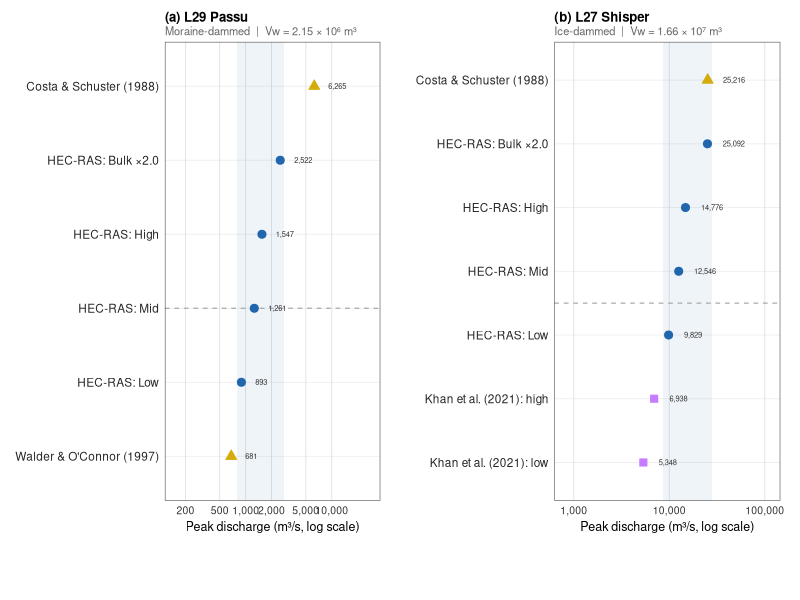
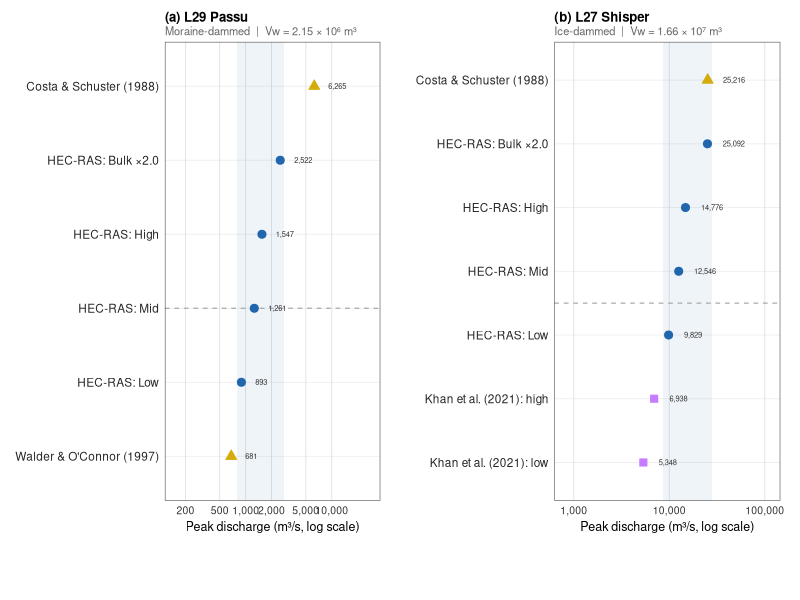

Source code (R) for these figures, in order:
# ════════════════════════════════════════════════════════════════
# 11_fig11_validation.R
# Figure 11 —  Validation Comparison
# PURPOSE: Two-panel dot plot (faceted by lake) on log-scale x-axis. Each dot is a
#          peak discharge estimate from a different source:
#          Blue circles: HEC-RAS runs (Low/Mid/High/bulk x2)
#          Gold triangles: empirical equations (Walder & O'Connor 1997, Costa & Schuster 1988)
#          Pink squares: published literature (Khan et al. 2021)
#          Shows the simulated results fall within/near the empirical envelope.
# AUTHOR:  Ismail, Sadaf — GSAIS, Kyoto University
# DATE:    2026
#
# UPDATED (2026-08-21, rev 1): supersedes 11_fig11_validation.R (moved to
# scripts/OLD/). Two problems fixed:
#
# 1. WRONG EQUATIONS. The previous version's "Empirical" points used
#    "Froehlich (1995)" and "Hagen (1982)" -- neither appears anywhere in
#    the manuscript text or reference list, and Costa & Schuster (1988)
#    was missing from the figure entirely, despite being one of the two
#    equations the manuscript's Section 4.4 / Table 5 actually describe
#    and compare against. The Walder & O'Connor coefficient used (0.0347)
#    also didn't match the manuscript's own formula (0.045). This version
#    uses exactly the two equations Table 5 reports: Walder & O'Connor
#    (1997) Q = 0.045 * V^0.66 (L29 moraine-dammed scope only) and Costa &
#    Schuster (1988) Q = 0.063 * (rho*g*V*H)^0.42 (both lakes). Computed
#    values were cross-checked against Table 5's printed Mid-scenario
#    numbers before use: Walder L29 Mid = 681 (matches), Costa L29 Mid =
#    6265 (matches), Costa L27 Mid = 25216 (matches) -- all three agree
#    with the manuscript to the reported precision.
#
# 2. BROKEN DATA SOURCE. The previous version read
#    data/processed/L29_Passu_simulation_results.csv and
#    L27_Shisper_simulation_results.csv, which were archived to
#    data/processed/OLD/ as superseded by the _VERIFIED
#    versions. The _VERIFIED per-lake files don't carry a peak-discharge
#    column at all (only depth/velocity/wetted-area -- simulated outputs,
#    not the input boundary condition). This version reads
#    data/processed/ALL_simulation_results_VERIFIED.csv instead, which
#    has peak_Q_input_m3s directly and consistent scenario naming across
#    both lakes.
#
# UPDATED (2026-08-21, rev 2): fixed a second data-source problem found
# after re-checking the rendered figure against Table 3/Table 5's printed
# numbers. ALL_simulation_results_VERIFIED.csv's peak_Q_input_m3s column
# for L29 does NOT match the values actually used to build the published
# Table 3 / Table 5 (e.g. Mid_baseline: 1258.1 in that file vs. 1,261 in
# Table 3, Table 5, and the manuscript body text at Section 4.4 -- also
# off for High: 1547.2 vs 1,547, Mid_bulk1.5: 1887.1 vs 1,892, and
# Mid_bulk2.0: 2516.1 vs 2,522). L27's values in that file happened to
# match, which is why the mismatch wasn't caught earlier -- only L29 is
# affected. data/processed/all_simulations_combined_v2.csv carries the
# values that DO match Table 3 exactly (verified row-by-row against
# figures/table03_simulation_results.csv for both lakes, all 14
# scenarios, before switching). This version reads that file instead, so
# the figure is now numerically consistent with Tables 3 and 5. Scenario
# naming differs slightly between the two source files ("Mid_bulk2.0" in
# the old source vs. "Mid_bulk20" in this one) -- scens_show and the
# case_when() label mapping below were updated to match.
# ════════════════════════════════════════════════════════════════

setwd("C:/Users/sadaf/Documents/PPR3")

library(ggplot2)
library(dplyr)
library(cowplot)
library(scales)

OUT_DIR   <- "C:/Users/sadaf/Documents/PPR3/figures"
FIG_W     <- 17.4
FIG_H     <- 9.0
FIG_DPI   <- 800   # bumped from 600 to 800 dpi for repo/publication release
BASE_SIZE <- 9   # bumped from 7 for label legibility (R4.9)

# ── 1. Load simulation results (matches Table 3 / Table 5 exactly) ──────────

sim <- read.csv("data/processed/all_simulations_combined_v2.csv")

scens_show <- c("Low", "Mid_baseline", "High", "Mid_bulk20")

make_hecras <- function(df, lake_code, lake_label) {
  df |>
    filter(lake == lake_code, scenario %in% scens_show) |>
    mutate(
      lake   = lake_label,
      Q      = peak_Q_input_m3s,
      label  = case_when(
        scenario == "Low"          ~ "HEC-RAS: Low",
        scenario == "Mid_baseline" ~ "HEC-RAS: Mid",
        scenario == "High"         ~ "HEC-RAS: High",
        scenario == "Mid_bulk20"   ~ "HEC-RAS: Bulk ×2.0"
      ),
      source = "HEC-RAS"
    )
}

hecras_l29 <- make_hecras(sim, "L29", "L29 Passu")
hecras_l27 <- make_hecras(sim, "L27", "L27 Shisper")

# ── 2. Empirical (Walder & O'Connor 1997; Costa & Schuster 1988) ────────────
# Mid-scenario volumes/heights, matching 15_volume_dam_breach_calculations.R
# and the manuscript's Table 5 exactly.

V29 <- 2154184;  H29 <- 37.5
V27 <- 16600000; H27 <- 134

q_walder <- function(V) 0.045 * V^0.66
q_costa  <- function(V, H) 0.063 * (1000 * 9.81 * V * H)^0.42

emp_l29 <- data.frame(
  lake   = "L29 Passu",
  source = "Empirical",
  label  = c("Walder & O'Connor (1997)", "Costa & Schuster (1988)"),
  Q      = c(q_walder(V29), q_costa(V29, H29))
)

emp_l27 <- data.frame(
  lake   = "L27 Shisper",
  source = "Empirical",
  # Walder & O'Connor (1997) is not applicable to L27 -- it is calibrated
  # on moraine-dammed outbursts and L27 is ice-dammed/piping (Section 4.4).
  label  = c("Costa & Schuster (1988)"),
  Q      = c(q_costa(V27, H27))
)

# ── 3. Literature ─────────────────────────────────────────────
lit_l27 <- data.frame(
  lake   = "L27 Shisper",
  source = "Literature",
  label  = c("Khan et al. (2021): low",
             "Khan et al. (2021): high"),
  Q      = c(5348, 6938)
)

# ── 4. Combine + sort by Q ────────────────────────────────────
cols <- c("lake","source","label","Q")

dat_l29 <- bind_rows(hecras_l29[,cols], emp_l29[,cols]) |>
  arrange(Q) |>
  mutate(label = factor(label, levels = unique(label)))

dat_l27 <- bind_rows(hecras_l27[,cols], emp_l27[,cols],
                     lit_l27[,cols]) |>
  arrange(Q) |>
  mutate(label = factor(label, levels = unique(label)))

# ── 5. Label x position = Q * offset (log-scale safe) ───
# This keeps text a fixed log-distance from the point regardless
# of where on the axis the point falls
label_mult <- 1.45   # place label ~16% of panel width to right of point

dat_l29 <- dat_l29 |> mutate(label_x = Q * label_mult)
dat_l27 <- dat_l27 |> mutate(label_x = Q * label_mult)

# ── 6. Source colours + shapes ────────────────────────────────
src_col <- c(
  "HEC-RAS"    = "#2166AC",
  "Empirical"  = "#D4AC0D",
  "Literature" = "#C77CFF"
)
src_shape <- c(
  "HEC-RAS"    = 21,
  "Empirical"  = 24,
  "Literature" = 22
)

# ── 7. Theme ──────────────────────────────────────────────────
theme_val <- function(base_size = BASE_SIZE) {
  theme_minimal(base_size = base_size) +
    theme(
      panel.grid.major.y = element_line(colour = "grey93",
                                        linewidth = 0.3),
      panel.grid.major.x = element_line(colour = "grey88",
                                        linewidth = 0.3),
      panel.grid.minor   = element_blank(),
      panel.border       = element_rect(fill = NA, colour = "grey30",
                                        linewidth = 0.4),
      plot.background    = element_rect(fill = "white", colour = NA),
      axis.title.x       = element_text(size = base_size,
                                        margin = margin(t = 3)),
      axis.title.y       = element_blank(),
      axis.text.x        = element_text(size = base_size - 1.5,
                                        colour = "grey20"),
      axis.text.y        = element_text(size = base_size - 0.5,
                                        colour = "grey15"),
      legend.position    = "none",
      plot.title         = element_text(size = base_size + 0.5,
                                        face = "bold",
                                        margin = margin(b = 1)),
      plot.subtitle      = element_text(size = base_size - 1,
                                        colour = "grey40",
                                        margin = margin(b = 3)),
      plot.margin        = margin(3, 5, 3, 3, "mm")
    )
}

# ── 8. Panel builder ──────────────────────────────────────────
build_val <- function(dat, title, subtitle,
                      x_breaks, x_limits,
                      sep_y = NULL,
                      show_legend = FALSE) {

  hr <- dat |> filter(source == "HEC-RAS")

  p <- ggplot(dat,
              aes(x      = Q,
                  y      = label,
                  fill   = source,
                  shape  = source,
                  colour = source)) +

    # HEC-RAS envelope band
    annotate("rect",
             xmin = min(hr$Q) * 0.88,
             xmax = max(hr$Q) * 1.12,
             ymin = -Inf, ymax = Inf,
             fill = "#2166AC", alpha = 0.07) +

    # Group separator
    {if (!is.null(sep_y))
      geom_hline(yintercept = sep_y,
                 colour = "grey65", linewidth = 0.4,
                 linetype = "dashed")
    } +

    # Points
    geom_point(size = 2.4, stroke = 0.5) +

    # labels at label_x (= Q * 1.45), hjust = 0
    # so text starts at a fixed log-distance from point
geom_text(
  aes(x     = label_x,
      y     = label,
      label = scales::comma(round(Q))),
  hjust       = 0,
  vjust       = 0.45,
  size        = 1.9,
  colour      = "grey20",
  inherit.aes = FALSE
) +

    scale_fill_manual(
      name   = "Source",
      values = src_col,
      guide  = guide_legend(
        override.aes = list(size = 3),
        keywidth  = unit(0.4, "cm"),
        keyheight = unit(0.35, "cm")
      )
    ) +
    scale_colour_manual(name = "Source", values = src_col) +
    scale_shape_manual( name = "Source", values = src_shape) +

    scale_x_log10(
      name   = "Peak discharge (m³/s, log scale)",
      breaks = x_breaks,
      labels = scales::comma,
      limits = x_limits
    ) +

    labs(title = title, subtitle = subtitle) +
    theme_val()

  if (show_legend) {
    p <- p + theme(
      legend.position  = "bottom",
      legend.title     = element_text(size = BASE_SIZE,
                                      face = "bold"),
      legend.text      = element_text(size = BASE_SIZE - 1),
      legend.key.size  = unit(0.4, "cm"),
      legend.spacing.x = unit(0.4, "cm")
    )
  }

  return(p)
}

# ── 9. Build ──────────────────────────────────────────────────
cat("── Building panels ──\n")

p_l29 <- build_val(
  dat      = dat_l29,
  title    = "(a) L29 Passu",
  subtitle = "Moraine-dammed  |  Vw = 2.15 × 10⁶ m³",
  x_breaks = c(200, 500, 1000, 2000, 5000, 10000),
  x_limits = c(150, max(dat_l29$Q) * 4.5),
  sep_y    = 3
)

p_l27 <- build_val(
  dat      = dat_l27,
  title    = "(b) L27 Shisper",
  subtitle = "Ice-dammed  |  Vw = 1.66 × 10⁷ m³",
  x_breaks = c(1000, 10000, 100000),
  x_limits = c(800, max(dat_l27$Q) * 4.5),
  sep_y    = 3.5,
  show_legend = TRUE
)

# ── 10. Assemble ──────────────────────────────────────────────
cat("── Assembling ──\n")

leg      <- cowplot::get_legend(p_l27)
p_l27_nl <- p_l27 + theme(legend.position = "none")

p_maps <- cowplot::plot_grid(
  p_l29, p_l27_nl,
  ncol       = 2,
  rel_widths = c(1, 1),
  align      = "h",
  axis       = "tb"
)

p_final <- cowplot::plot_grid(
  p_maps, leg,
  ncol        = 1,
  rel_heights = c(1, 0.10)
)

# ── 11. Save ──────────────────────────────────────────────────
cat("── Saving ──\n")

ggsave(file.path(OUT_DIR, "fig11_validation_v4.png"),
       p_final, width = FIG_W, height = FIG_H,
       units = "cm", dpi = FIG_DPI, bg = "white")
cat("  Saved: fig11_validation_v4.png\n")

ggsave(file.path(OUT_DIR, "fig11_validation_v4.tiff"),
       p_final, width = FIG_W, height = FIG_H,
       units = "cm", dpi = FIG_DPI, bg = "white",
       compression = "lzw")
cat("  Saved: fig11_validation_v4.tiff\n")

cat("\nFig 11 v4 complete.\n")
